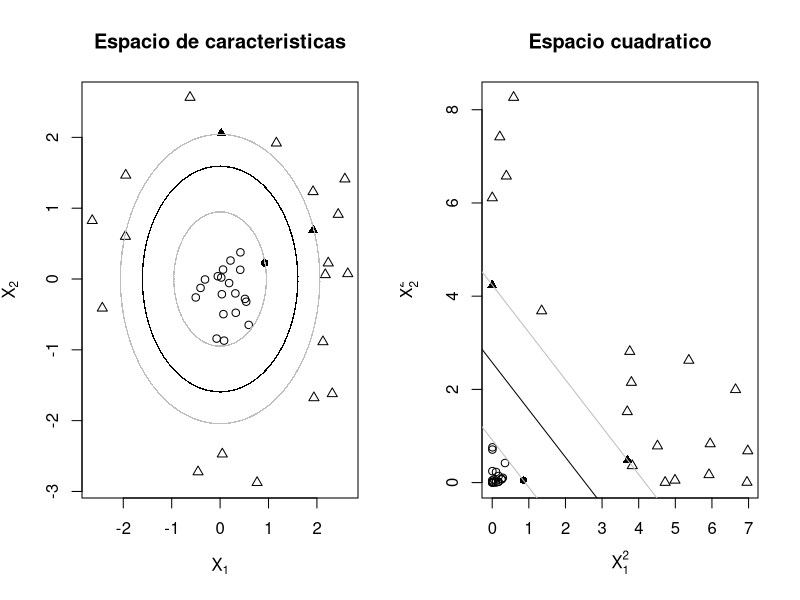

Write R code to recreate this figure.
require('kernlab')

kfunction <- function(linear = 0, quadratic = 0)
{
  k <- function (x,y)
  {
    linear*sum((x)*(y)) + quadratic*sum((x^2)*(y^2))
  }
  class(k) <- "kernel"
  k
}

n <- 20
r <- runif(n)
a <- 2*pi*runif(n)
a1 <- r*sin(a)
a2 <- r*cos(a)
r <- 2 + runif(n)
a <- 2*pi*runif(n)
b1 <- r*sin(a)
b2 <- r*cos(a)
x <- rbind(matrix(cbind(a1, a2), ncol = 2), matrix(cbind(b1, b2), ncol = 2))
y <- matrix(c(rep(1, n), rep(-1, n)))

svp <- ksvm(x,
            y,
            type = "C-svc",
            C = 100, 
            kernel = kfunction(0, 1),
            scaled = c())

par(mfrow = c(1, 2))
plot(range(x[, 1]),
     range(x[, 2]),
     type = 'n',
     xlab = expression(X[1]),
     ylab = expression(X[2]))

title(main = 'Espacio de caracteristicas')
ymat <- ymatrix(svp)
points(x = x[-SVindex(svp),1], 
       y = x[-SVindex(svp),2], 
       pch = ifelse(ymat[-SVindex(svp)] < 0, 2, 1))
points(x = x[SVindex(svp),1], 
       y = x[SVindex(svp),2], 
       pch = ifelse(ymat[SVindex(svp)] < 0, 17, 16))

# Extraemos el vector w y b del modelo
w2 <- colSums(coef(svp)[[1]] * x[SVindex(svp), ]^2)
b <- b(svp)

x1 <- seq(min(x[, 1]), max(x[, 1]), 0.01)
x2 <- seq(min(x[, 2]), max(x[, 2]), 0.01)

points(-sqrt((b-w2[1]*x2^2)/w2[2]), x2, pch = 16 , cex = .2 )
points(sqrt((b-w2[1]*x2^2)/w2[2]), x2, pch = 16 , cex = .2 )
points(x1, sqrt((b-w2[2]*x1^2)/w2[1]), pch = 16 , cex = .2 )
points(x1, -sqrt((b-w2[2]*x1^2)/w2[1]), pch = 16, cex = .2 )

points(-sqrt((1+ b-w2[1]*x2^2)/w2[2]) , x2, pch = 16 , cex = .2 , col = "gray")
points( sqrt((1 + b-w2[1]*x2^2)/w2[2]) , x2,  pch = 16 , cex = .2 , col = "gray")
points( x1 , sqrt(( 1 + b -w2[2]*x1^2)/w2[1]), pch = 16 , cex = .2 , col = "gray")
points( x1 , -sqrt(( 1 + b -w2[2]*x1^2)/w2[1]), pch = 16, cex = .2 , col = "gray")

points(-sqrt((-1+ b-w2[1]*x2^2)/w2[2]) , x2, pch = 16 , cex = .2 , col = "gray")
points( sqrt((-1 + b-w2[1]*x2^2)/w2[2]) , x2,  pch = 16 , cex = .2 , col = "gray")
points( x1 , sqrt(( -1 + b -w2[2]*x1^2)/w2[1]), pch = 16 , cex = .2 , col = "gray")
points( x1 , -sqrt(( -1 + b -w2[2]*x1^2)/w2[1]), pch = 16, cex = .2 , col = "gray")

xsq <- x^2
svp <- ksvm(x = xsq,
            y = y,
            type = "C-svc",
            C = 100, 
            kernel = kfunction(1, 0),
            scaled = c())

plot(x = range(xsq[, 1]),
     y = range(xsq[, 2]),
     type = 'n',
     xlab = expression(X[1]^2),
     ylab = expression(X[2]^2))

title(main='Espacio cuadratico')
ymat <- ymatrix(svp)
points(x = xsq[-SVindex(svp), 1], 
       y = xsq[-SVindex(svp), 2], 
       pch = ifelse(ymat[-SVindex(svp)] < 0, 2, 1))
points(x = xsq[SVindex(svp), 1], 
       y = xsq[SVindex(svp), 2], 
       pch = ifelse(ymat[SVindex(svp)] < 0, 17, 16))

# Extraemos el vector w y b del modelo
w <- colSums(coef(svp)[[1]] * xsq[SVindex(svp),])
b <- b(svp)

# Dibujamos las líneas
abline(b/w[2], -w[1]/w[2])
abline((b + 1)/w[2], -w[1]/w[2], col = "gray")
abline((b - 1)/w[2], -w[1]/w[2], col = "gray")
